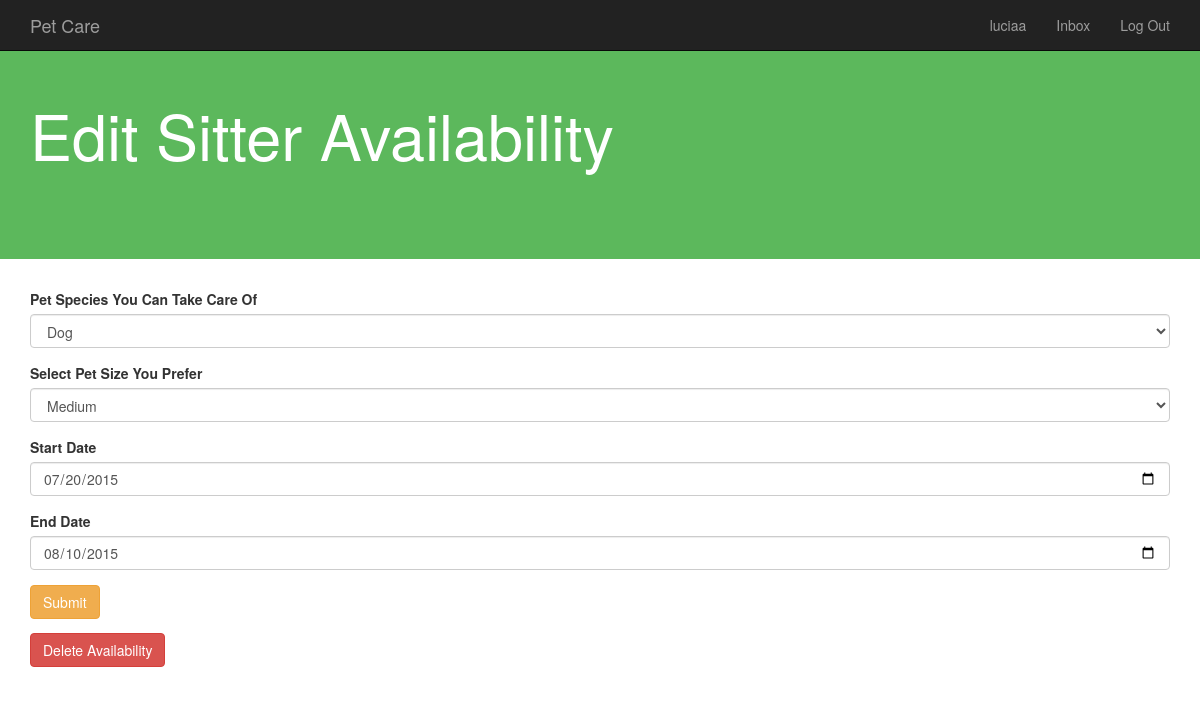
Screenshot of /user/editAvailability.php?AvailabilityID=196 (signed in) with the database file from the repository.
### tables this page shows
CREATE TABLE CanTakeCareOf
(Size 		CHAR(20) NOT NULL,
 Species 	CHAR(20) NOT NULL,
 SitterID 	Char(20),
 AvailabilityID 	INTEGER,
 primary key (SitterID,AvailabilityID),
 foreign key (SitterID,AvailabilityID) references SitterAvailability(SitterID,AvailabilityID)
 	ON DELETE CASCADE
	ON UPDATE CASCADE);

CREATE TABLE SitterAvailability
(SitterID	Char(20),
 AvailabilityID 	INTEGER,
 StartDate 	DATE NOT NULL,
 EndDate 	DATE NOT NULL,
 primary key(SitterID, AvailabilityID),
 foreign key(SitterID) references PetSitter(SitterID)
 	ON DELETE CASCADE
	ON UPDATE CASCADE);

### user/editAvailability.php (the view, shortened to what this page needs)
<?php
	$db = new PDO("mysql:host=localhost;dbname=fantastic304;port=3306","root");
	$sql = $db->prepare("SELECT Species, Size, StartDate, EndDate, s.SitterID as SitterID, s.AvailabilityID as AvailabilityID
		FROM SitterAvailability s, CanTakeCareOf c
		WHERE s.AvailabilityID = c.AvailabilityID and s.SitterID = c.SitterID and s.AvailabilityID = ".$_GET['AvailabilityID']." and s.SitterID = '".$_COOKIE['userID']."';");
	$sql->execute();
	$row = $sql->fetch();
?>
<head>
	<link rel="stylesheet" href="../bootstrap.min.css">
</head>
<body>
	<?php include '../include/header.php' ?>
	<div style="padding: 80px 0; background-color:5cb85c; !important" class="jumbotron">
  		<div class="container">
  			<h1 style="color:white">Edit Sitter Availability</h1>
  		</div>
	</div>
	<div class="container">
		<form action="createSitterAvailability.php" method="post">
		  	<div class="form-group">
			    <label for="petSpecies">Pet Species You Can Take Care Of</label>
			    <select type="text" class="form-control" name="petSpecies">
				<?php if($row['Species']=="cat"): ?>
			    	<option value="cat" selected="selected">Cat</option>
			    	<option value="dog">Dog</option>
			    	<option value="others">Others</option>
				<?php elseif($row['Species']=="dog"): ?>
			   		<option value="dog" selected="selected">Dog</option>
			    <?php else: ?>
			   		<option value="cat">Cat</option>
			   		<option value="dog">Dog</option>
			   		<option value="others" selected="selected">Others</option>
			    <?php endif; ?>
			    </select>
		 	</div>
		  	<div class="form-group">
			    <label for="petSize">Select Pet Size You Prefer</label>
			    <select type="text" class="form-control" name="petSize">
			    <?php if($row['Size']=="small"): ?>
			    	<option value="small" selected="selected">Small</option>
			    	<option value="medium">Medium</option>
			    	<option value="large">Large</option>
				<?php elseif($row['Size']=="medium"): ?>
			   		<option value="medium" selected="selected">Medium</option>
			    <?php else: ?>
			   		<option value="small">Small</option>
			   		<option value="medium">Medium</option>
			   		<option value="large" selected="selected">Large</option>
			    <?php endif; ?>
			    </select>
		 	</div>
		  	<div class="form-group">
			    <label for="StartDate">Start Date</label>
			    <input type="date" class="form-control" name="StartDate" value="<?= $row["StartDate"]?>">
		 	</div>
		  	<div class="form-group">
			    <label for="EndDate">End Date</label>
			    <input type="date" class="form-control" name="EndDate" value="<?= $row["EndDate"]?>">
		 	</div>
		  	<button type="submit" class="btn btn-warning">Submit</button>
		</form>
		<form action="createSitterAvailability.php" method="post" onsubmit="return confirm('Are you sure you want to delete this Availability?')">
			<button type="submit" class="btn btn-danger">Delete Availability</button>
		</form>
	</div>
</body>

### rows the page displays
cantakecareof: petSpecies "Dog", petSize "Medium", StartDate "07/20/2015", EndDate "08/10/2015"

### other values shown
$_COOKIE['userID'] "luciaa"
